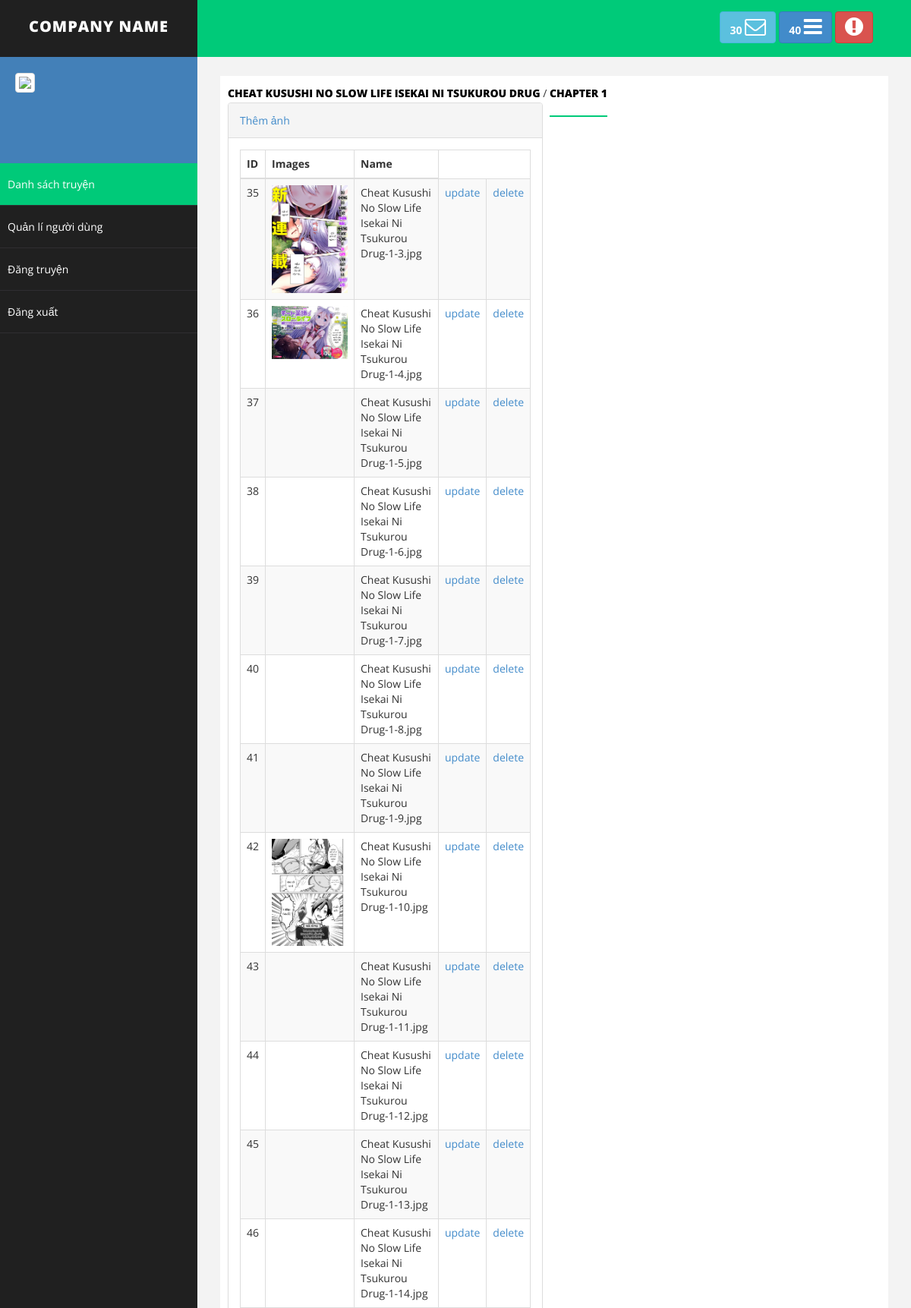
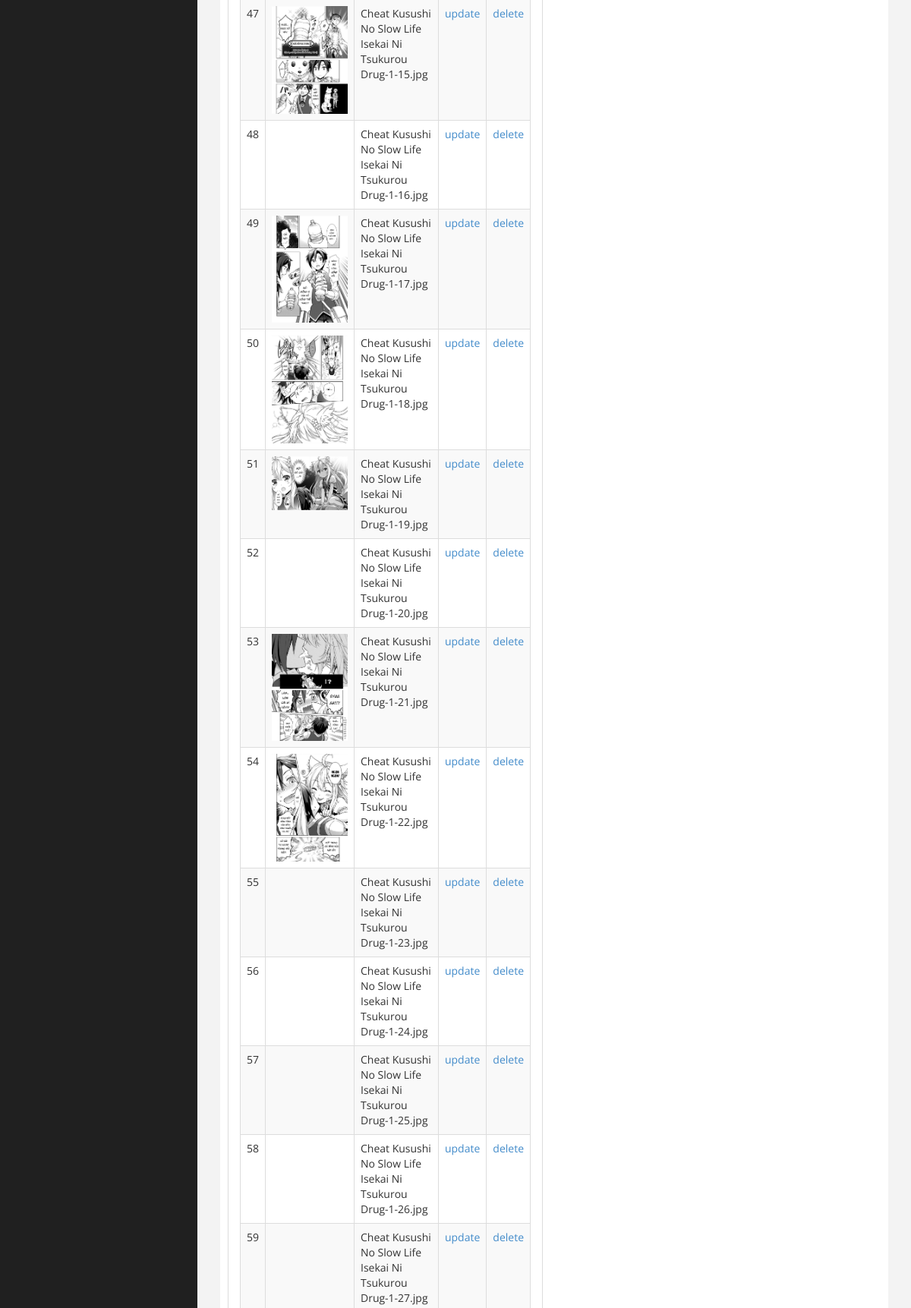
Page /admin/advance-admin/detail.php?idChapter=13 (upper part) on the committed database (2 pictures, top to bottom).
### tables this page shows
CREATE TABLE `post` (
  `id_post` int(11) NOT NULL,
  `avatar_post` text NOT NULL,
  `name_post` varchar(50) NOT NULL,
  `author_post` varchar(30) NOT NULL,
  `content_post` text NOT NULL,
  `name_tag` varchar(20) NOT NULL,
  `view` int(20) NOT NULL,
  `time_update` date DEFAULT NULL,
  `like_post` int(11) NOT NULL,
  `comment_post` int(11) NOT NULL
);

CREATE TABLE `chapter` (
  `id` int(11) NOT NULL,
  `id_post` int(11) NOT NULL,
  `name` int(50) NOT NULL
);

CREATE TABLE `picture_chapter` (
  `id` int(11) NOT NULL,
  `id_chap` int(11) NOT NULL,
  `image` text NOT NULL
);

### admin/advance-admin/control.php (called while the page is built, shortened)
<?php
include('connect.php');
class data
{
    function se_image($idchapter)
    {
        global $conn;
        $sql = "SELECT * FROM picture_chapter WHERE id_chap='$idchapter'";
        $run = mysqli_query($conn, $sql);
        return $run;
    }
    function getPost($idPost)
    {
        global $conn;
        $sql = "SELECT * from post where id_post='$idPost'";
        $run = mysqli_query($conn, $sql);
        return $run;
    }
    function getChapter($idChapter)
    {
        global $conn;
        $sql = "SELECT * from chapter where id='$idChapter'";
        $run = mysqli_query($conn, $sql);
        return $run;
    }
}
?>

### admin/advance-admin/detail.php (the view, shortened to what this page needs)
<!DOCTYPE html>
<html xmlns="http://www.w3.org/1999/xhtml">
<head>
    <link href="assets/css/bootstrap.css" rel="stylesheet" />
    <link href="assets/css/font-awesome.css" rel="stylesheet" />
    <link href="assets/css/basic.css" rel="stylesheet" />
    <link href="assets/css/custom.css" rel="stylesheet" />
</head>
<body>
    <div id="wrapper">
        <nav class="navbar navbar-default navbar-cls-top " role="navigation" style="margin-bottom: 0">
            <div class="navbar-header">
                <a class="navbar-brand" href="index.html">COMPANY NAME</a>
            </div>
            <div class="header-right">
                <a href="message-task.html" class="btn btn-info" title="New Message"><b>30 </b><i
                        class="fa fa-envelope-o fa-2x"></i></a>
                <a href="message-task.html" class="btn btn-primary" title="New Task"><b>40 </b><i
                        class="fa fa-bars fa-2x"></i></a>
                <a href="login.html" class="btn btn-danger" title="Logout"><i
                        class="fa fa-exclamation-circle fa-2x"></i></a>
            </div>
        </nav>
        <?php
        include('control.php');
        $getdata = new data();
        $getuser = $getdata->get_user($_SESSION['id']);
        foreach ($getuser as $user)
        ?>
        <nav class="navbar-default navbar-side" role="navigation">
            <div class="sidebar-collapse">
                <ul class="nav" id="main-menu">
                    <li>
                        <div class="user-img-div">
                            <img src="IMG/avatar/<?php echo $user['avatar'] ?>" class="img-thumbnail" />
                        </div>
                    </li>
                    <li>
                        <a class="active-menu" href="index.php">Danh sách truyện</a>
                    </li>
                    <li>
                        <a href="table.html">Quản lí người dùng</a>
                    </li>
                    <li>
                        <a href="addproduct.php">Đăng truyện</a>
                    </li>
                    <li>
                        <a href="login.html"></i>Đăng xuất</a>
                    </li>
                </ul>
            </div>
        </nav>
        <?php
        $idChapter = $_GET['idChapter'];
        $selectIMG = $getdata->se_image($idChapter);
        $selectChapter = $getdata->getChapter($idChapter);
        foreach ($selectChapter as $chapter)
        $idPost = $chapter['id_post'];
        $getPost = $getdata->getPost($idPost);
        foreach ($getPost as $post)
        ?>
        <div id="page-wrapper">
            <div id="page-inner">
                <div class="row">
                    <div class="col-md-12">
                        <a href="list_chapter.php?idPost=<?php echo $idPost ?>" class="page-head-line" style="font-size: unset ">
                            <?php echo $post['name_post'] ?>
                        </a> /
                        <a href="" class="page-head-line" style="font-size: unset ">
                            Chapter <?php echo $chapter['name'] ?>
                        </a>
                    </div>
                </div>
                <div class="row">
                    <div class="col-md-6">
                        <div class="panel panel-default">
                            <div class="panel-heading">
                                <a href="add_image.php?idChapter=<?php echo $idChapter ?>">Thêm ảnh</a>
                            </div>
                            <div class="panel-body">
                                <div class="table-responsive">
                                    <table class="table table-striped table-bordered table-hover">
                                        <thead>
                                            <tr>
                                                <th>ID</th>
                                                <th>Images</th>
                                                <th>Name</th>
                                            </tr>
                                        </thead>
                                        <tbody>
                                            <?php foreach ($selectIMG as $se)
                                            {
                                                ?>
                                                <tr>
                                                    <td>
                                                        <?php echo $se['id'] ?>
                                                    </td>
                                                    <td>
                                                        <img style="width: 100px; "
                                                            src="IMG/images/<?php echo $se['image'] ?>" alt="">
                                                    </td>
                                                    <td>
                                                        <?php echo $se['image'] ?>
                                                    </td>
                                                    <td><a href="edt_img.php?idIMG=<?php echo $se['id'] ?>">update</a>
                                                    </td>
                                                    <td><a
                                                            href="del-pic.php?idIMG=<?php echo $se['id'] ?>">delete</a>
                                                    </td>
                                                </tr>
                                            <?php } ?>
                                        </tbody>
                                    </table>
                                </div>
                            </div>
                        </div>
                    </div>
                </div>
            </div>
        </div>
    </div>
</body>
</html>

### admin/advance-admin/assets/css/basic.css (style rules this page uses)
body { font-family: 'Open Sans', sans-serif; line-height:25px; }
#wrapper { width: 100%; background: #202020; }
#page-wrapper { padding: 15px 15px; min-height: 600px; background: #F3F3F3; }
#page-inner { width: 100%; margin: 10px 20px 10px 0px; background-color: #fff!important; padding: 10px; min-height: 1200px; }
.page-head-line { font-size: 30px; text-transform: uppercase; color: #000; font-weight: 800; padding-bottom: 20px; border-bottom: 2px solid #00CA79; margin-bottom: 10px; }
.navbar-cls-top .navbar-brand { color: #fff; background: #202020; width: 260px; text-align: center; height: 75px; font-size: 20px; letter-spacing: 1px; font-weight: 900; padding-top: 25px; text-transform:uppercase; }
.header-right { color: #fff; padding: 15px 50px 5px 50px; float: right; font-size: 16px; }
.user-img-div { min-height: 140px; padding: 20px; background-color: #4380B8; }
.user-img-div img { max-height: 60px; }
.active-menu { background-color: #00CA79!important; }
.sidebar-collapse, .sidebar-collapse .nav { background: none; }
.sidebar-collapse .nav { padding: 0; }
.sidebar-collapse .nav > li > a { color: #fff; background: #202020; text-shadow: none; padding: 15px 40px; border-bottom: 1px solid #2F2E31; }
.sidebar-collapse > .nav > li > a { padding: 15px 10px; }
.navbar-side { border: none; background-color: #202020; }
.navbar-cls-top { background: #00CA79; border-bottom: none; }
.navbar-default { border: 0px solid black; }
.navbar-header { background: #000000; }
@media (min-width:768px) { #page-wrapper { margin: 0 0 0 260px; padding: 15px 30px; min-height: 1200px; } }
@media (min-width:768px) { .navbar-side { z-index: 1; position: absolute; width: 260px; } }
@media (min-width:768px) { .navbar { border-radius: 0px; } }

### rows in the picture
post: name_post "CHEAT KUSUSHI NO SLOW LIFE ISEKAI NI TSUKUROU DRUG"
chapter: name "1"
picture_chapter: id "35", image (picture), image "Cheat Kusushi No Slow Life Isekai Ni Tsukurou Drug-1-3.jpg"
picture_chapter: id "36", image (picture), image "Cheat Kusushi No Slow Life Isekai Ni Tsukurou Drug-1-4.jpg"
picture_chapter: id "37", image "Cheat Kusushi No Slow Life Isekai Ni Tsukurou Drug-1-5.jpg"
picture_chapter: id "38", image "Cheat Kusushi No Slow Life Isekai Ni Tsukurou Drug-1-6.jpg"
picture_chapter: id "39", image "Cheat Kusushi No Slow Life Isekai Ni Tsukurou Drug-1-7.jpg"
picture_chapter: id "40", image "Cheat Kusushi No Slow Life Isekai Ni Tsukurou Drug-1-8.jpg"
picture_chapter: id "41", image "Cheat Kusushi No Slow Life Isekai Ni Tsukurou Drug-1-9.jpg"
picture_chapter: id "42", image (picture), image "Cheat Kusushi No Slow Life Isekai Ni Tsukurou Drug-1-10.jpg"
picture_chapter: id "43", image "Cheat Kusushi No Slow Life Isekai Ni Tsukurou Drug-1-11.jpg"
picture_chapter: id "44", image "Cheat Kusushi No Slow Life Isekai Ni Tsukurou Drug-1-12.jpg"
picture_chapter: id "45", image "Cheat Kusushi No Slow Life Isekai Ni Tsukurou Drug-1-13.jpg"
picture_chapter: id "46", image "Cheat Kusushi No Slow Life Isekai Ni Tsukurou Drug-1-14.jpg"
picture_chapter: id "47", image (picture), image "Cheat Kusushi No Slow Life Isekai Ni Tsukurou Drug-1-15.jpg"
picture_chapter: id "48", image "Cheat Kusushi No Slow Life Isekai Ni Tsukurou Drug-1-16.jpg"
picture_chapter: id "49", image (picture), image "Cheat Kusushi No Slow Life Isekai Ni Tsukurou Drug-1-17.jpg"
picture_chapter: id "50", image (picture), image "Cheat Kusushi No Slow Life Isekai Ni Tsukurou Drug-1-18.jpg"
picture_chapter: id "51", image (picture), image "Cheat Kusushi No Slow Life Isekai Ni Tsukurou Drug-1-19.jpg"
picture_chapter: id "52", image "Cheat Kusushi No Slow Life Isekai Ni Tsukurou Drug-1-20.jpg"
picture_chapter: id "53", image (picture), image "Cheat Kusushi No Slow Life Isekai Ni Tsukurou Drug-1-21.jpg"
picture_chapter: id "54", image (picture), image "Cheat Kusushi No Slow Life Isekai Ni Tsukurou Drug-1-22.jpg"
picture_chapter: id "55", image "Cheat Kusushi No Slow Life Isekai Ni Tsukurou Drug-1-23.jpg"
picture_chapter: id "56", image "Cheat Kusushi No Slow Life Isekai Ni Tsukurou Drug-1-24.jpg"
picture_chapter: id "57", image "Cheat Kusushi No Slow Life Isekai Ni Tsukurou Drug-1-25.jpg"
picture_chapter: id "58", image "Cheat Kusushi No Slow Life Isekai Ni Tsukurou Drug-1-26.jpg"
picture_chapter: id "59", image "Cheat Kusushi No Slow Life Isekai Ni Tsukurou Drug-1-27.jpg"
